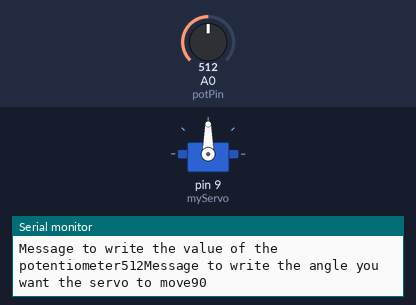
A sketch run on a simulated Arduino Uno, built with avr-gcc and run on an emulated ATmega328P. On the bench: servo, the last lines printed to the serial monitor. Inputs (shaded band) come from the test bench; at power-on: A0 (potPin) = 512.

Above: at 1.2 s.
1.3 s: A0 (potPin) set to 559
At 2.1 s:
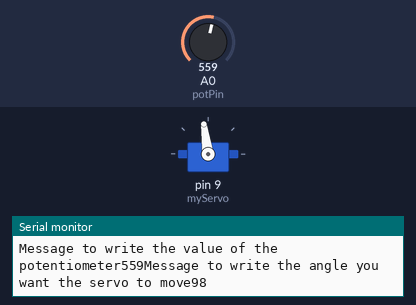
4.3 s: A0 (potPin) set to 580
At 5.6 s:
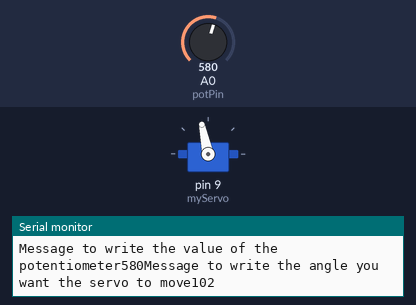
5.9 s: A0 (potPin) set to 306
At 7.1 s:
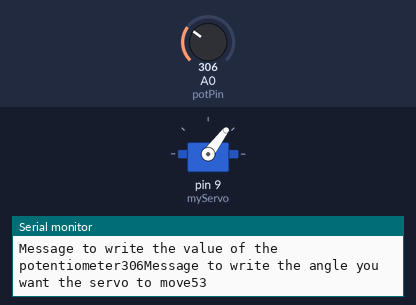
7.5 s: A0 (potPin) set to 1023
At 8.1 s:
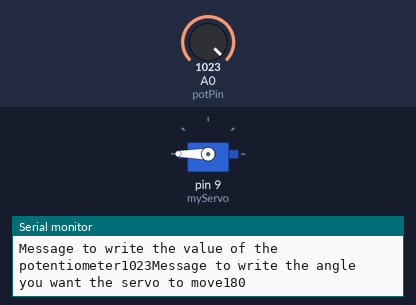
9.1 s: A0 (potPin) set to 988
At 10.0 s:
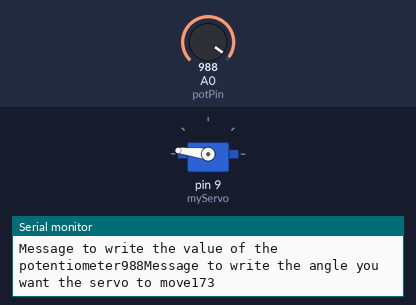
10.7 s: A0 (potPin) set to 122
At 11.9 s:
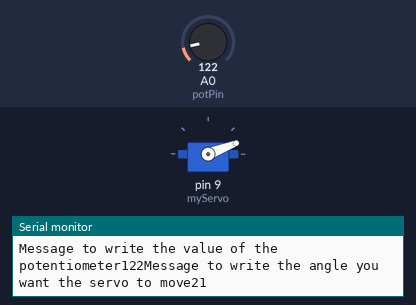
Timing chart, 0 to 13.3 s (numbered marks = the images above; inputs shaded):
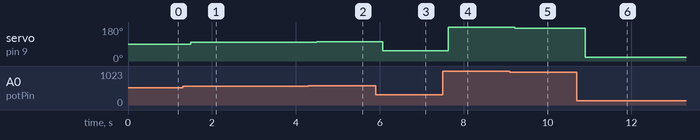

Measured:
- after the input at 1.3 s, servo on pin 9 (myServo): 90° → 98° after 0.19 s
- after the input at 4.3 s, servo on pin 9 (myServo): 98° → 102° after 0.20 s
- after the input at 5.9 s, servo on pin 9 (myServo): 102° → 53° after 0.17 s
- after the input at 7.5 s, servo on pin 9 (myServo): 53° → 180° after 0.13 s
- after the input at 9.1 s, servo on pin 9 (myServo): 180° → 173° after 0.11 s
- after the input at 10.7 s, servo on pin 9 (myServo): 173° → 21° after 0.20 s

The sketch:

hovercraft_control.ino
```cpp
/* Assembly and code to control an Hovercraft
Designed for Summer Program 2018
@ICAM Paris Campus 2018
*/
// include the servo library
#include <Servo.h>
Servo myServo;  // create a servo object

int const potPin = A0; // analog pin used to connect the potentiometer
int potVal=2;  // variable to read the value from the analog pin
int angle;   // variable to hold the angle for the servo motor

// named constants for the switch and motor pins
//const int switchPin = 2; // the number of the switch pin
//const int motorPin = 10; // the number of the motor pin

//int switchState = 0;  // variable for reading the switch's status

void setup() {

//Servo
  myServo.attach(9); // attaches the servo on pin 9 to the servo object
  myServo.write(90); // Initializing the servo position

//Motor
  // identify the INPUTs and OUTPUTs:
  //pinMode(motorPin,OUTPUT);
  //pinMode(switchPin,INPUT);
 pinMode(potPin,INPUT);

//Serial connection
 Serial.begin(9600); // open a serial connection to your computer

}

void loop() {

//Mapping the angle of the servo using the value of the potentiometer
  potVal = analogRead(potPin); // read the value of the potentiometer
 //  print out the value to the serial monitor
 Serial.print("Message to write the value of the potentiometer");
  Serial.print(potVal);

  // scale the numbers from the potentiometer
 angle = map(potVal, 0, 1023, 0, 180);

  // print out the angle for the servo motor
 Serial.print("Message to write the angle you want the servo to move");
 Serial.println(angle);

  // set the servo position
 myServo.write(angle);


// Controlling the motors using the state of the switch
    // read the state of the switch value:
 // switchState = digitalRead(switchPin);

  // check if the switch is pressed.
  //if (switchState == 1) {
    // turn motor on:
    //digitalWrite(motorPin,1);
  //} else {
    // turn motor off:
    //    digitalWrite(motorPin,0);

  //}

  // wait for the servo to get there
 delay(15);
}
```
